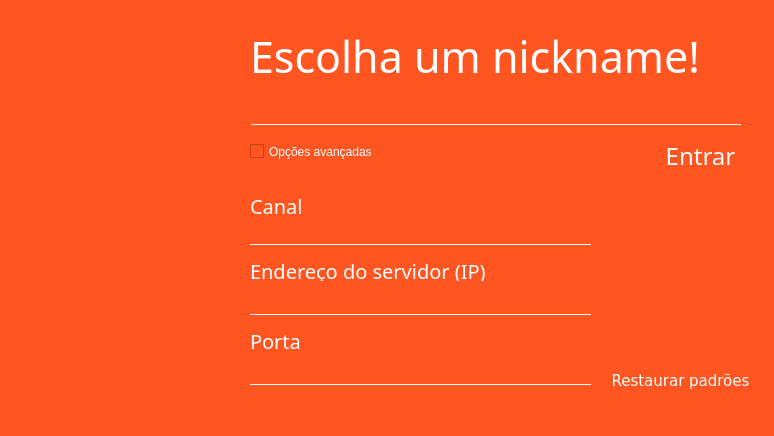
<?xml version="1.0" encoding="UTF-8"?>
<ui version="4.0">
 <class>NickDialog</class>
 <widget class="QMainWindow" name="NickDialog">
  <property name="geometry">
   <rect>
    <x>0</x>
    <y>0</y>
    <width>774</width>
    <height>436</height>
   </rect>
  </property>
  <property name="windowTitle">
   <string>MainWindow</string>
  </property>
  <property name="styleSheet">
   <string notr="true">background-color: rgb(255, 85, 33);

</string>
  </property>
  <widget class="QWidget" name="centralwidget">
   <widget class="QWidget" name="layoutWidget">
    <property name="geometry">
     <rect>
      <x>250</x>
      <y>20</y>
      <width>491</width>
      <height>105</height>
     </rect>
    </property>
    <layout class="QVBoxLayout" name="verticalLayout">
     <item>
      <widget class="QLabel" name="label">
       <property name="font">
        <font>
         <family>Sawasdee</family>
         <pointsize>32</pointsize>
        </font>
       </property>
       <property name="styleSheet">
        <string notr="true">color:white;
</string>
       </property>
       <property name="text">
        <string>Escolha um nickname!</string>
       </property>
      </widget>
     </item>
     <item>
      <widget class="QLineEdit" name="line_nick">
       <property name="sizePolicy">
        <sizepolicy hsizetype="Expanding" vsizetype="Fixed">
         <horstretch>0</horstretch>
         <verstretch>0</verstretch>
        </sizepolicy>
       </property>
       <property name="font">
        <font>
         <family>Segoe UI Light</family>
         <pointsize>13</pointsize>
        </font>
       </property>
       <property name="styleSheet">
        <string notr="true">background-color: rgb(255, 85, 33);
color:white;
border-left:0px;
border-right:0px;
border-bottom:1px solid white;
border-top:0px;</string>
       </property>
      </widget>
     </item>
    </layout>
   </widget>
   <widget class="QPushButton" name="pushButton_2">
    <property name="geometry">
     <rect>
      <x>660</x>
      <y>140</y>
      <width>81</width>
      <height>31</height>
     </rect>
    </property>
    <property name="font">
     <font>
      <family>Sawasdee</family>
      <pointsize>18</pointsize>
     </font>
    </property>
    <property name="cursor">
     <cursorShape>PointingHandCursor</cursorShape>
    </property>
    <property name="styleSheet">
     <string notr="true">QPushButton#pushButton_2{
border:0px;
color:white;
}

QPushButton#pushButton_2:hover{
border-bottom:1px solid white;

}

QPushButton#pushButton_2:pressed{
background-color:white;
color:darkorange

}

</string>
    </property>
    <property name="text">
     <string>Entrar</string>
    </property>
   </widget>
   <widget class="QPushButton" name="pushButton">
    <property name="geometry">
     <rect>
      <x>20</x>
      <y>20</y>
      <width>61</width>
      <height>41</height>
     </rect>
    </property>
    <property name="cursor">
     <cursorShape>PointingHandCursor</cursorShape>
    </property>
    <property name="styleSheet">
     <string notr="true">QPushButton#pushButton{
border:0px;
background-image: url(:/img/img/aux_a.png);
}

QPushButton#pushButton:hover{
background-image: url(:/img/img/aux_a_2.png);
}</string>
    </property>
    <property name="text">
     <string/>
    </property>
   </widget>
   <widget class="QLabel" name="label_2">
    <property name="geometry">
     <rect>
      <x>0</x>
      <y>70</y>
      <width>251</width>
      <height>401</height>
     </rect>
    </property>
    <property name="text">
     <string/>
    </property>
   </widget>
   <widget class="QCheckBox" name="checkBox">
    <property name="geometry">
     <rect>
      <x>250</x>
      <y>140</y>
      <width>151</width>
      <height>23</height>
     </rect>
    </property>
    <property name="styleSheet">
     <string notr="true">color:white;</string>
    </property>
    <property name="text">
     <string>Opções avançadas</string>
    </property>
   </widget>
   <widget class="QLabel" name="label_3">
    <property name="enabled">
     <bool>true</bool>
    </property>
    <property name="geometry">
     <rect>
      <x>250</x>
      <y>190</y>
      <width>151</width>
      <height>31</height>
     </rect>
    </property>
    <property name="font">
     <font>
      <family>Sawasdee</family>
      <pointsize>15</pointsize>
     </font>
    </property>
    <property name="styleSheet">
     <string notr="true">color:white;</string>
    </property>
    <property name="text">
     <string>Canal</string>
    </property>
   </widget>
   <widget class="QLineEdit" name="lineEdit">
    <property name="geometry">
     <rect>
      <x>250</x>
      <y>220</y>
      <width>341</width>
      <height>25</height>
     </rect>
    </property>
    <property name="styleSheet">
     <string notr="true">border:0px;
border-bottom:1px solid white;</string>
    </property>
   </widget>
   <widget class="QLabel" name="label_4">
    <property name="geometry">
     <rect>
      <x>250</x>
      <y>260</y>
      <width>241</width>
      <height>21</height>
     </rect>
    </property>
    <property name="font">
     <font>
      <family>Sawasdee</family>
      <pointsize>15</pointsize>
     </font>
    </property>
    <property name="styleSheet">
     <string notr="true">color:white;</string>
    </property>
    <property name="text">
     <string>Endereço do servidor (IP)</string>
    </property>
   </widget>
   <widget class="QLineEdit" name="lineEdit_2">
    <property name="geometry">
     <rect>
      <x>250</x>
      <y>290</y>
      <width>341</width>
      <height>25</height>
     </rect>
    </property>
    <property name="styleSheet">
     <string notr="true">border:0px;
border-bottom:1px solid white;</string>
    </property>
   </widget>
   <widget class="QLabel" name="label_5">
    <property name="geometry">
     <rect>
      <x>250</x>
      <y>330</y>
      <width>71</width>
      <height>21</height>
     </rect>
    </property>
    <property name="font">
     <font>
      <family>Sawasdee</family>
      <pointsize>15</pointsize>
     </font>
    </property>
    <property name="styleSheet">
     <string notr="true">color:white;</string>
    </property>
    <property name="text">
     <string>Porta</string>
    </property>
   </widget>
   <widget class="QLineEdit" name="lineEdit_3">
    <property name="geometry">
     <rect>
      <x>250</x>
      <y>360</y>
      <width>341</width>
      <height>25</height>
     </rect>
    </property>
    <property name="styleSheet">
     <string notr="true">border:0px;
border-bottom:1px solid white;</string>
    </property>
   </widget>
   <widget class="QPushButton" name="pushButton_3">
    <property name="geometry">
     <rect>
      <x>610</x>
      <y>370</y>
      <width>141</width>
      <height>21</height>
     </rect>
    </property>
    <property name="font">
     <font>
      <family>DejaVu Sans</family>
      <pointsize>11</pointsize>
     </font>
    </property>
    <property name="cursor">
     <cursorShape>PointingHandCursor</cursorShape>
    </property>
    <property name="styleSheet">
     <string notr="true">QPushButton#pushButton_3{
border-top:0px;
border-left:0px;
border-right:0px;
border-bottom:0px;
color:white;
}

QPushButton#pushButton_3:hover{
border-bottom:1px solid white;

}

QPushButton#pushButton:pressed{
background-color:white;
color:darkorange

}
</string>
    </property>
    <property name="text">
     <string>Restaurar padrões</string>
    </property>
   </widget>
   <widget class="QLabel" name="label_6">
    <property name="geometry">
     <rect>
      <x>610</x>
      <y>170</y>
      <width>151</width>
      <height>181</height>
     </rect>
    </property>
    <property name="styleSheet">
     <string notr="true">background-image: url(:/img/img/msg_3.png);</string>
    </property>
    <property name="text">
     <string/>
    </property>
   </widget>
  </widget>
  <widget class="QMenuBar" name="menubar">
   <property name="geometry">
    <rect>
     <x>0</x>
     <y>0</y>
     <width>774</width>
     <height>22</height>
    </rect>
   </property>
  </widget>
  <widget class="QStatusBar" name="statusbar"/>
 </widget>
 <tabstops>
  <tabstop>pushButton_2</tabstop>
  <tabstop>pushButton</tabstop>
  <tabstop>line_nick</tabstop>
 </tabstops>
 <resources/>
 <connections/>
</ui>
